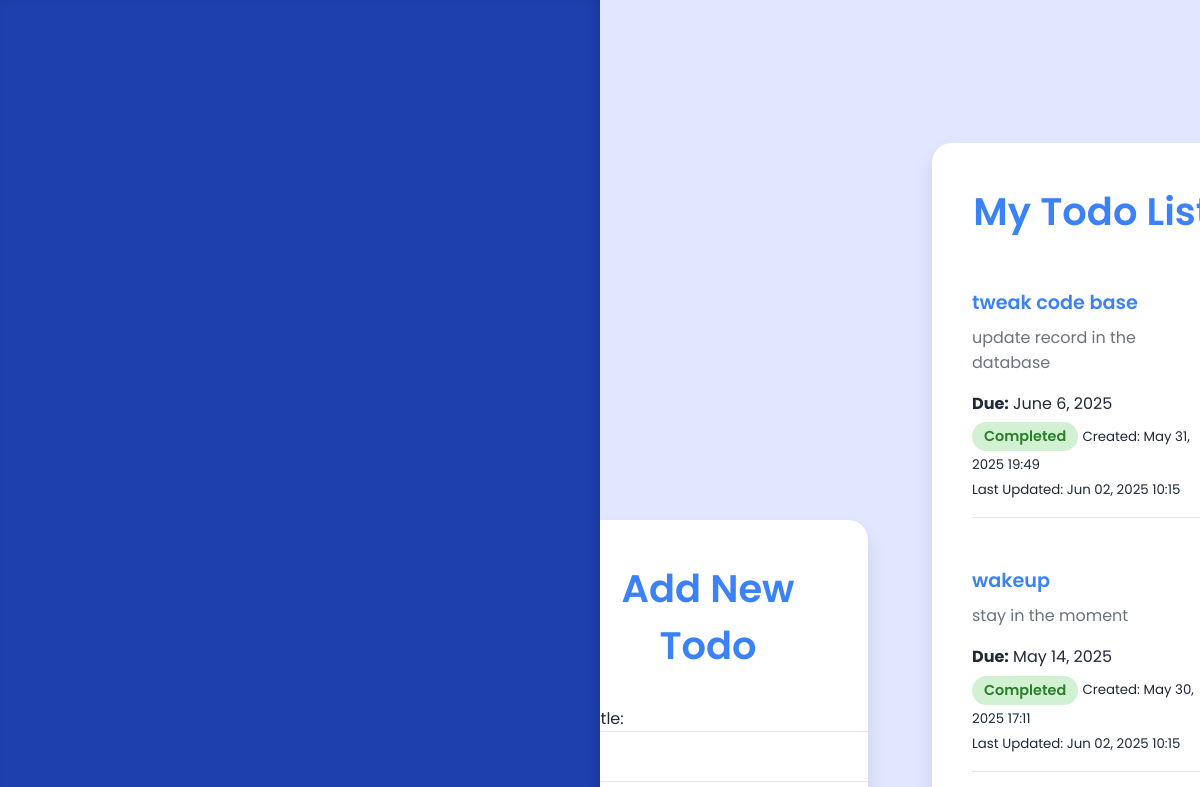
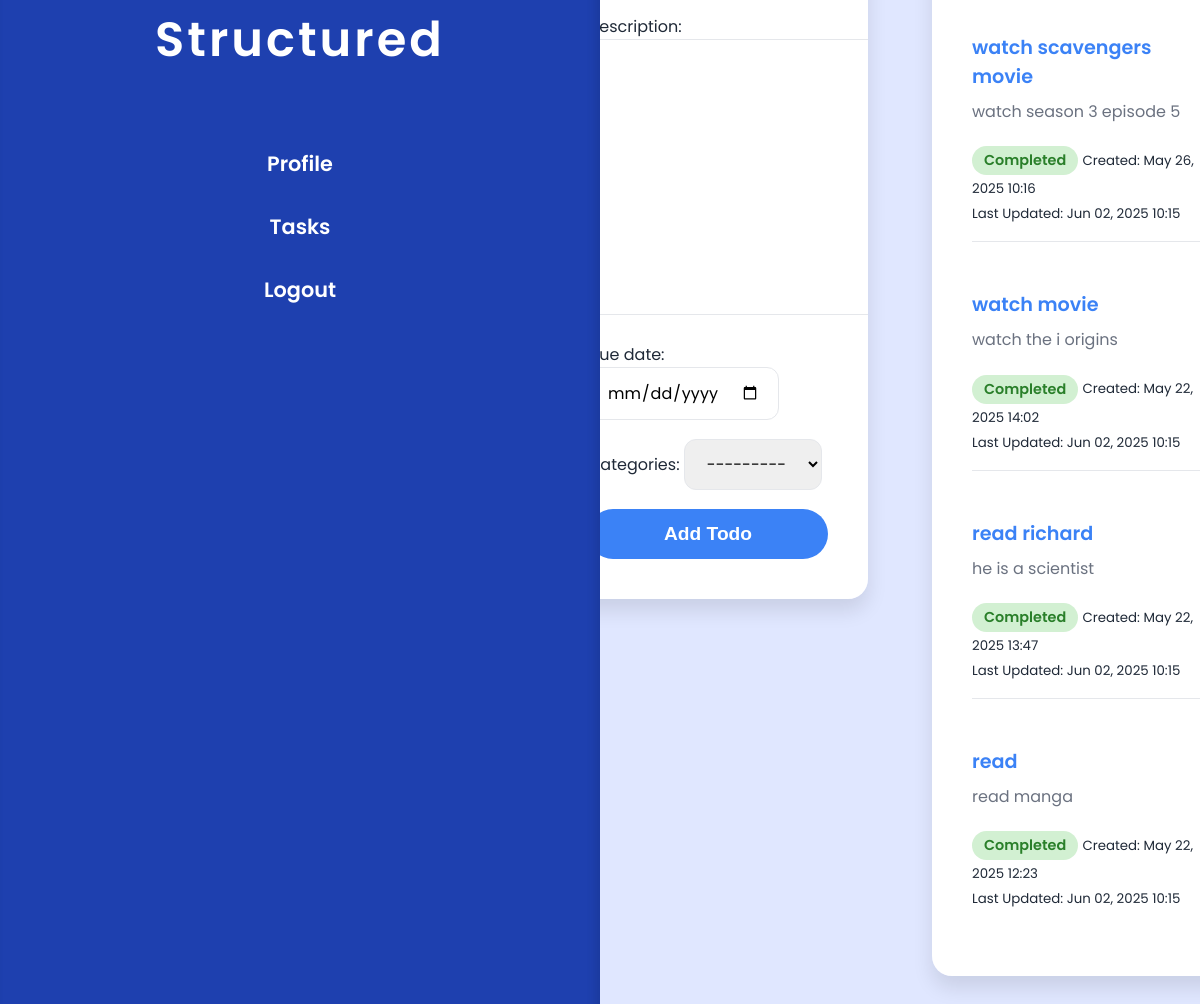
Before: / (signed in) with the older database file (2 pictures, top to bottom).
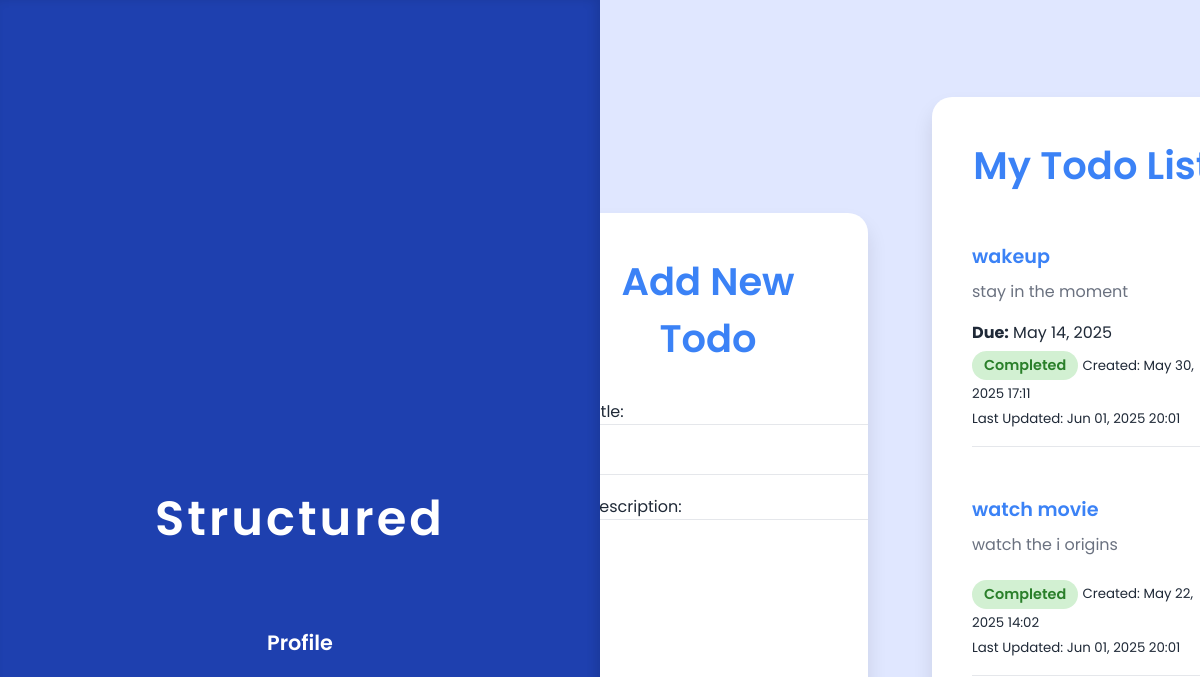
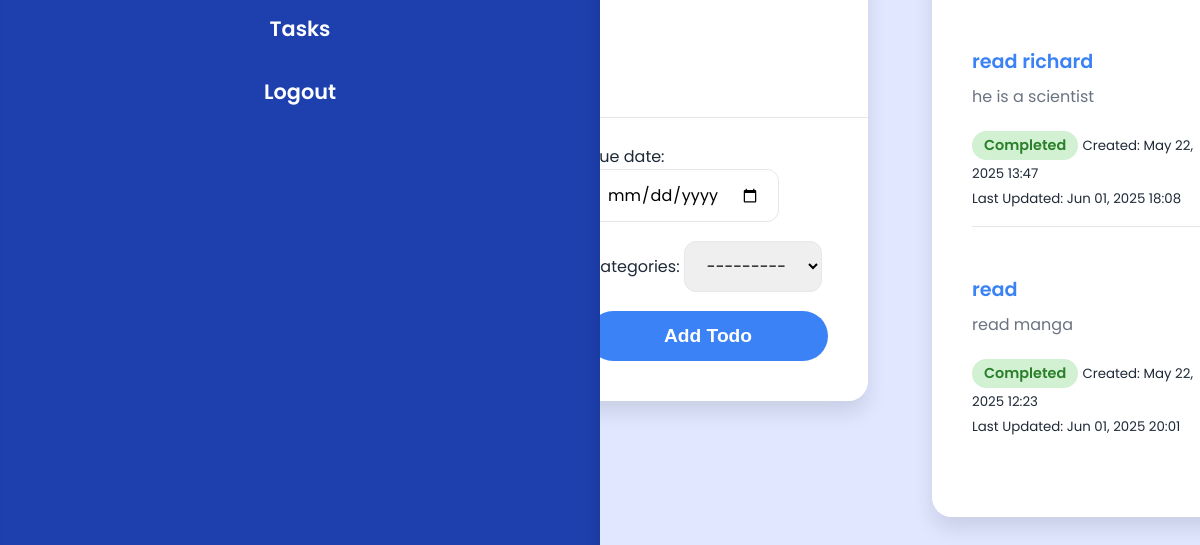
After: the same page with the newer database file (2 pictures, top to bottom).
### todos/models.py (models this page shows, shortened)
class Todo(models.Model):
    user = models.ForeignKey(User, on_delete=models.CASCADE, null=False, blank=False)
    title = models.CharField(max_length=200)
    description = models.TextField()
    completed = models.BooleanField(default=False)
    created_at = models.DateTimeField(auto_now_add=True)
    updated_at = models.DateTimeField(auto_now=True)
    due_date = models.DateField(null=True, blank=True)
    categories = models.ForeignKey('Categories', on_delete=models.SET_NULL, related_name='todos', null=True, blank=True)

### todos/views.py (the view)
# urls.py: 2. Add a URL to urlpatterns:  path('', views.home, name='home')
@login_required
def home(request):
    if not request.user.is_authenticated:
        return redirect('login')
    if request.method == 'POST':
        form = TodoForm(request.POST)
        if form.is_valid():
            todo = form.save(commit=False)
            todo.user = request.user
            todo.save()
            return redirect('home')
    else:
        form = TodoForm()
    todos = Todo.objects.filter(user=request.user).order_by('-created_at')
    return render(request, 'todos/home.html', {'form': form, 'todos': todos, 'today': date.today()})

### todos/forms.py
class TodoForm(forms.ModelForm):
    class Meta:
        model = Todo
        fields = ['title', 'description', 'due_date', 'categories'] #'completed'
        widgets = {
            'due_date': forms.DateInput(attrs={'type': 'date'}),
        }

### todos/models.py (called while the page is built)
    def __str__(self):
        return self.name

### todos/templates/todos/home.html (shortened to what this page needs)
<!DOCTYPE html>
<html lang="en">
<head>
</head>
<body>
  <div class="sidebar">
    <h2>Structured</h2>
    <nav>
      <a href="{% url 'profile' %}">Profile</a>
      <a href="{% url 'home' %}">Tasks</a>
      <a href="{% url 'logout' %}">Logout</a>
    </nav>
  </div>
  <div class="main-content">
    <section class="card add-todo-form-section">
      <h1>Add New Todo</h1>
      <form method="POST" class="add-todo-form">
        {{ form.as_p }}
        <button type="submit">Add Todo</button>
      </form>
    </section>
    <section class="card todo-list">
      <h1>My Todo List</h1>
      <ul>
        {% for todo in todos %}
          <li class="todo-item">
            <div class="todo-header">
              <span class="todo-title">{{ todo.title }}</span>
            </div>
            <div class="todo-description">{{ todo.description }}</div>
            {% if todo.due_date %}
              <p><strong>Due:</strong> {{ todo.due_date }}</p>
            {% endif %}
            <span class="status {% if todo.completed %}completed{% else %}pending{% endif %}">
              {% if todo.completed %}
                Completed
              {% else %}
                Pending
              {% endif %}
            </span>
            <small>Created: {{ todo.created_at|date:"M d, Y H:i" }}</small><br/>
            <small>Last Updated: {{ todo.updated_at|date:"M d, Y H:i" }}</small>
          </li>
        {% empty %}
          <li>No todos yet.</li>
        {% endfor %}
      </ul>
    </section>
  </div>
</body>
</html>

Changed rows visible on the page:
no longer on this page (row edited): Todo: title "tweak code base", description "update record in the database", due_date "June 6, 2025", completed "Completed", created_at "May 31, 2025 19:49", updated_at "Jun 02, 2025 10:15"
no longer on this page (row edited): Todo: title "watch scavengers movie", description "watch season 3 episode 5", completed "Completed", created_at "May 26, 2025 10:16", updated_at "Jun 02, 2025 10:15"
changed Todo "wakeup": updated_at "Jun 02, 2025 10:15" → "Jun 01, 2025 20:01"
changed Todo "watch movie": updated_at "Jun 02, 2025 10:15" → "Jun 01, 2025 20:01"
changed Todo "read richard": updated_at "Jun 02, 2025 10:15" → "Jun 01, 2025 18:08"
changed Todo "read": updated_at "Jun 02, 2025 10:15" → "Jun 01, 2025 20:01"
